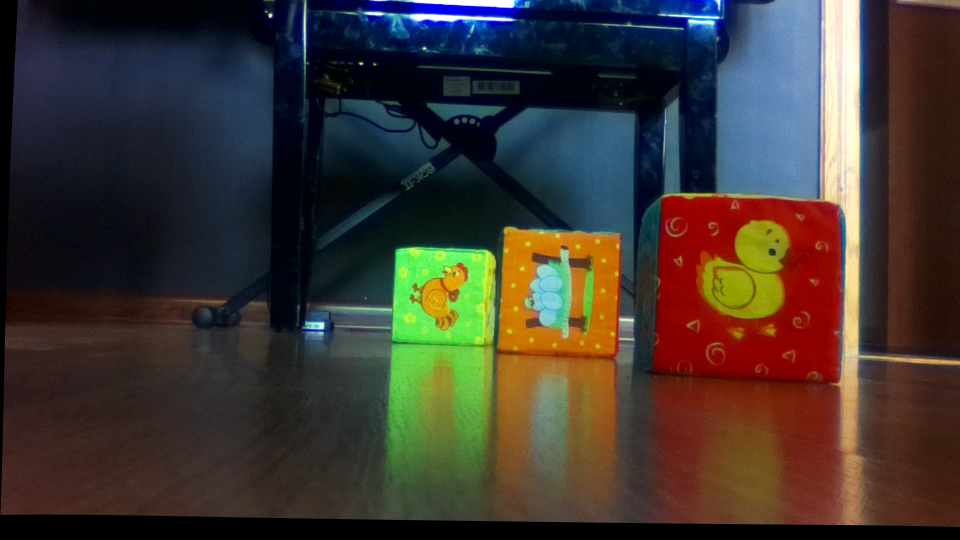
#> input picture _archive/notebooks/static_data/cubic/rectified_left.png, 1920 x 1080 px (shown at 1/2 size)
$ jupyter execute 'Test cubic.ipynb'   (shell and % lines are left out)
#> lines starting #> are read from the running program, lines starting #| are printed output that depends on the picture
[cell 1]
import cv2
import matplotlib.pyplot as plt

# Read left and right images from tsukuba folder
left_img = cv2.imread('cubic/rectified_left.png')
#> left_img is the input picture: shape (1080, 1920, 3); mean B, G, R 49, 55.3, 62.5
right_img = cv2.imread('cubic/rectified_right.png')
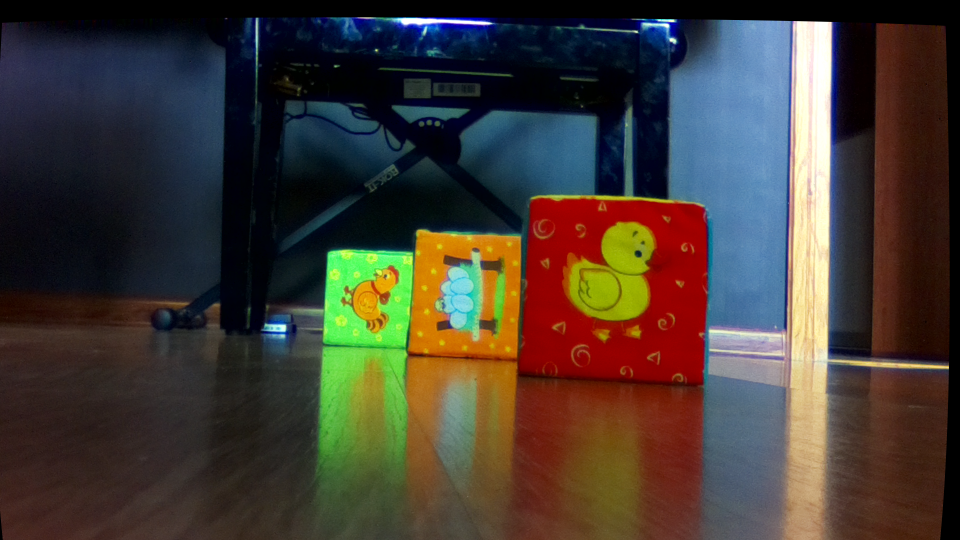
#> input picture _archive/notebooks/static_data/cubic/rectified_right.png, 1920 x 1080 px (shown at 1/2 size)
#> right_img is the input picture: shape (1080, 1920, 3); mean B, G, R 52, 59.2, 67.2

# Convert to grayscale
left_img = cv2.cvtColor(left_img, cv2.COLOR_RGB2GRAY)
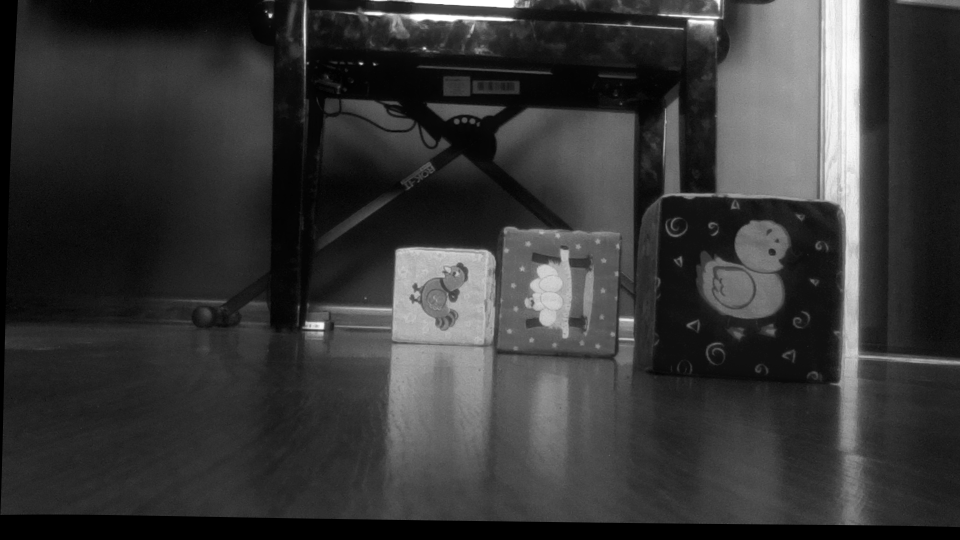
#> left_img: shape (1080, 1920) (shown at 1/2 size); min 0, max 255, mean 54.2
right_img = cv2.cvtColor(right_img, cv2.COLOR_RGB2GRAY)
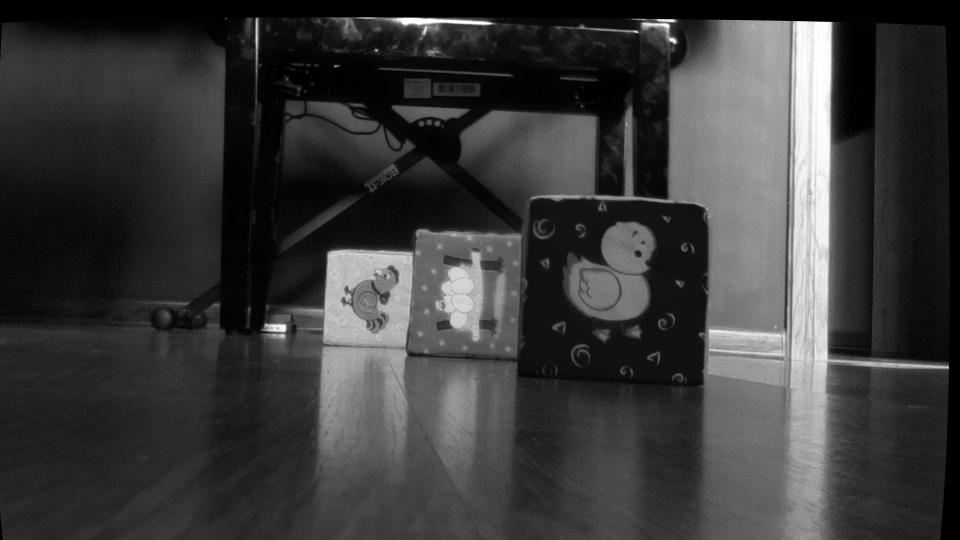
#> right_img: shape (1080, 1920) (shown at 1/2 size); min 0, max 255, mean 57.9

# Calculate disparity map
stereo = cv2.StereoBM.create(numDisparities=16, blockSize=15)
disparity = stereo.compute(left_img, right_img)

# Display disparity map
plt.figure(figsize=(10, 10))
plt.imshow(disparity, cmap='gray')
plt.title('Disparity Map')
plt.axis('off')
plt.show()

plt.show()

# SBM

[cell 2]
WIDTH = 1920
HEIGHT = 1080

DOWNSAMPLE = 1

BLOCK_SIZE = 35
MIN_DISPARITY = 0
NUM_DISPARITIES = 16*20
TEXTURE_THRESHOLD = 1
UNIQUENESS_RATIO = 2
SPECKLE_RANGE = 1
SPECKLE_WINDOW = 3

[cell 3]
class StereoBMMatcher:
    def __init__(self):
        self.width = WIDTH
        self.height = HEIGHT

        downsample = DOWNSAMPLE

        self.resize = (int(self.width / downsample), int(self.height / downsample))

        # Apply configuration settings
        self.sbm = cv2.StereoBM_create(
            numDisparities=NUM_DISPARITIES,
            blockSize=BLOCK_SIZE
        )
        self.sbm.setPreFilterType(1)
        self.sbm.setMinDisparity(MIN_DISPARITY)
        self.sbm.setNumDisparities(NUM_DISPARITIES)
        self.sbm.setTextureThreshold(TEXTURE_THRESHOLD)
        self.sbm.setUniquenessRatio(UNIQUENESS_RATIO)
        self.sbm.setSpeckleRange(SPECKLE_RANGE)
        self.sbm.setSpeckleWindowSize(SPECKLE_WINDOW)

    def process_pair(self, rectified_pair):
        left = cv2.resize(rectified_pair[0], self.resize)
        right = cv2.resize(rectified_pair[1], self.resize)

        disparity = self.sbm.compute(left, right)

        disparity = cv2.dilate(disparity, None, iterations=1)

        disparity = cv2.resize(disparity, (self.width, self.height))

        return disparity

[cell 4]
# Try equalize and filter
left_img_hist = cv2.equalizeHist(left_img)
right_img_hist = cv2.equalizeHist(right_img)
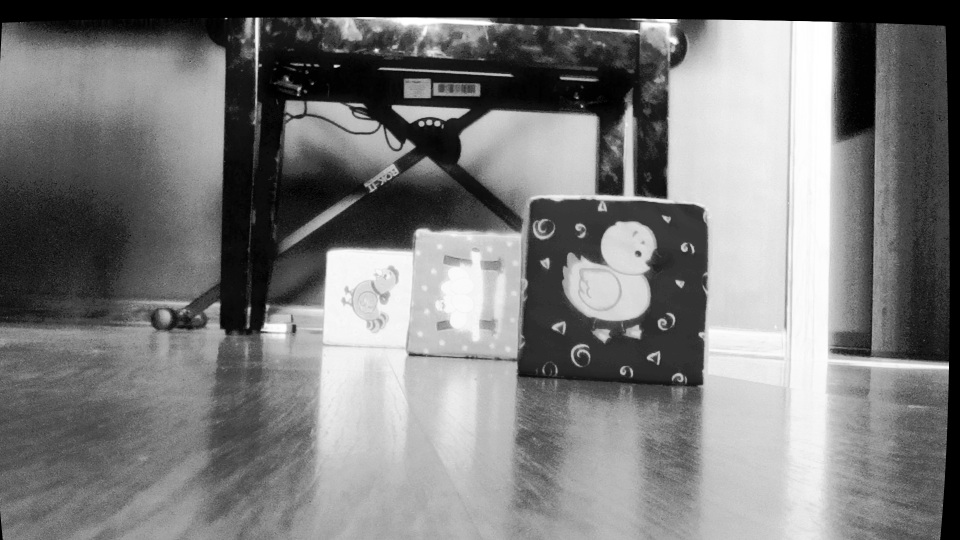
#> right_img_hist: shape (1080, 1920) (shown at 1/2 size); min 0, max 255, mean 122.4

left_img_blur = cv2.GaussianBlur(left_img_hist, (5, 5), 0)
right_img_blur = cv2.GaussianBlur(right_img_hist, (5, 5), 0)

# Display images
plt.figure(figsize=(20, 10))
plt.subplot(1, 2, 1)
plt.imshow(left_img_blur, cmap='gray')
plt.title('Left Image Hist')
plt.axis('off')

plt.subplot(1, 2, 2)
plt.imshow(right_img_blur, cmap='gray')
plt.title('Right Image Hist')
plt.axis('off')

[cell 5]

matcher = StereoBMMatcher()
rectified_pair = (left_img_blur, right_img_blur)
disparity = matcher.process_pair(rectified_pair)

plt.figure(figsize=(20, 10))
plt.subplot(1, 2, 1)
plt.imshow(left_img_blur, cmap='gray')
plt.title('Left Image')
plt.axis('off')

plt.subplot(1, 2, 2)
plt.imshow(disparity, cmap='gray')
plt.title('Disparity Map')
plt.axis('off')

[cell 6]
BLOCK_SIZE = 13  # Smaller block size to capture cube details better
NUM_DISPARITIES = 16*16  # Increased to better capture depth range
TEXTURE_THRESHOLD = 3  # Lower to be more sensitive to subtle patterns
UNIQUENESS_RATIO = 8  # Lower to allow more matches
SPECKLE_WINDOW = 2  # Reduced to preserve cube edges
SPECKLE_RANGE = 5  # Smaller range for more controlled speckle filtering

matcher = StereoBMMatcher()
rectified_pair = (left_img_blur, right_img_blur)
disparity = matcher.process_pair(rectified_pair)
#> in process_pair (call 2), `disparity = self.sbm.compute(left, right)`:
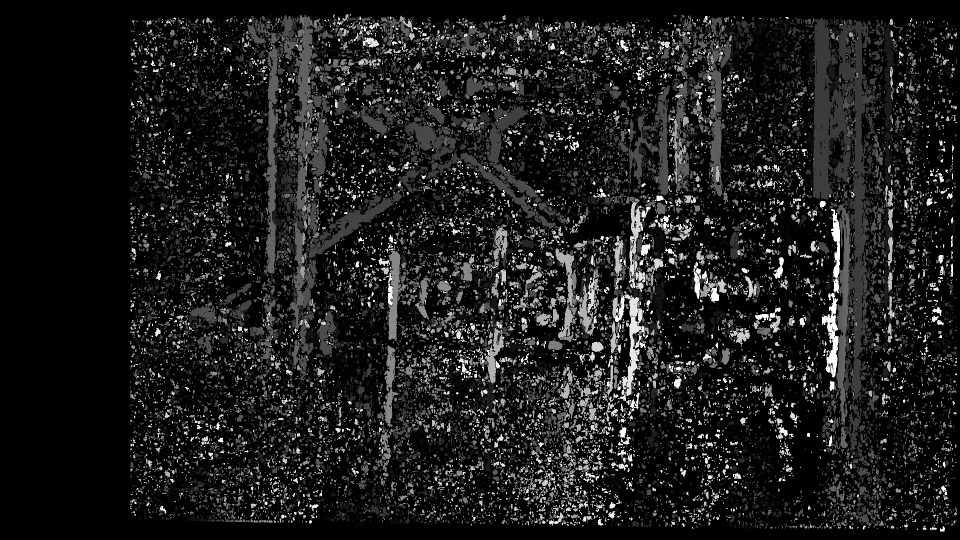
#> disparity: shape (1080, 1920) int16 (shown at 1/2 size); min -16, max 4080, mean 440.7; drawn with min black and max white
#> in process_pair (call 2), `disparity = cv2.dilate(disparity, None, iterations=1)`:
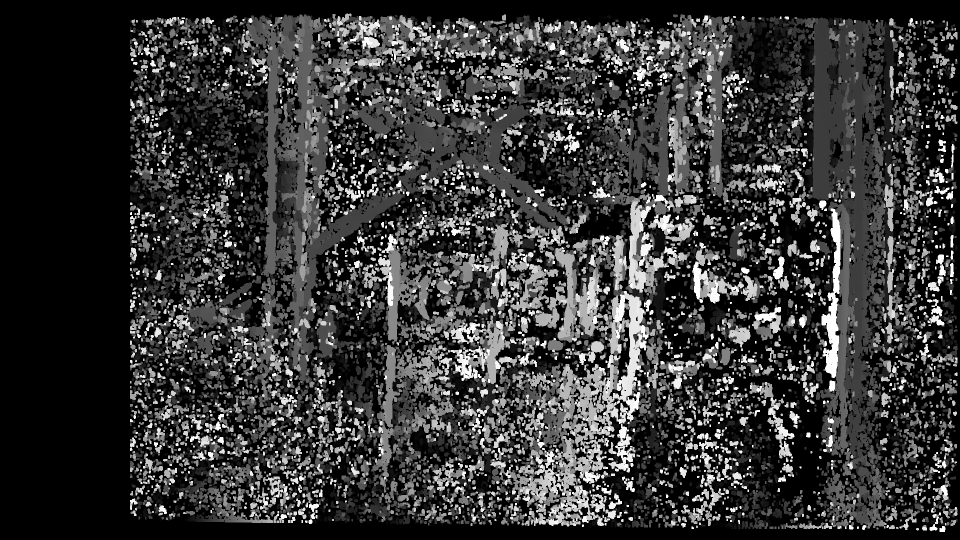
#> disparity: shape (1080, 1920) int16 (shown at 1/2 size); min -16, max 4080, mean 877.8; drawn with min black and max white

plt.figure(figsize=(20, 10))
plt.subplot(1, 2, 1)
plt.imshow(left_img_blur, cmap='gray')
plt.title('Left Image')
plt.axis('off')

plt.subplot(1, 2, 2)
plt.imshow(disparity, cmap='gray')
plt.title('Disparity Map')
plt.axis('off')

# SGBM

[cell 7]
BLOCK_SIZE = 9
MIN_DISPARITY = 0
NUM_DISPARITIES = 16*10
P1_FACTOR = 8
P2_FACTOR = 32
DISP_12_MAX_DIFF = 1
PRE_FILTER_CAP = 0
UNIQUENESS_RATIO = 8
SPECKLE_RANGE = 2
SPECKLE_WINDOW = 10
DOWNSAMPLE = 2

[cell 8]
class StereoSGBMMatcher:
    def __init__(self):
        self.width = WIDTH
        self.height = HEIGHT

        downsample = DOWNSAMPLE

        self.resize = (int(self.width / downsample), int(self.height / downsample))

        blockSize = BLOCK_SIZE

        # Apply configuration settings
        self.sbm = cv2.StereoSGBM_create(
            MIN_DISPARITY,
            NUM_DISPARITIES,
            blockSize,
            P1_FACTOR * 3 * blockSize * blockSize,
            P2_FACTOR * 3 * blockSize * blockSize,
            DISP_12_MAX_DIFF,
            PRE_FILTER_CAP,
            UNIQUENESS_RATIO,
            SPECKLE_WINDOW,
            SPECKLE_RANGE,
        )

    def process_pair(self, rectified_pair):
        left = cv2.resize(rectified_pair[0], self.resize)
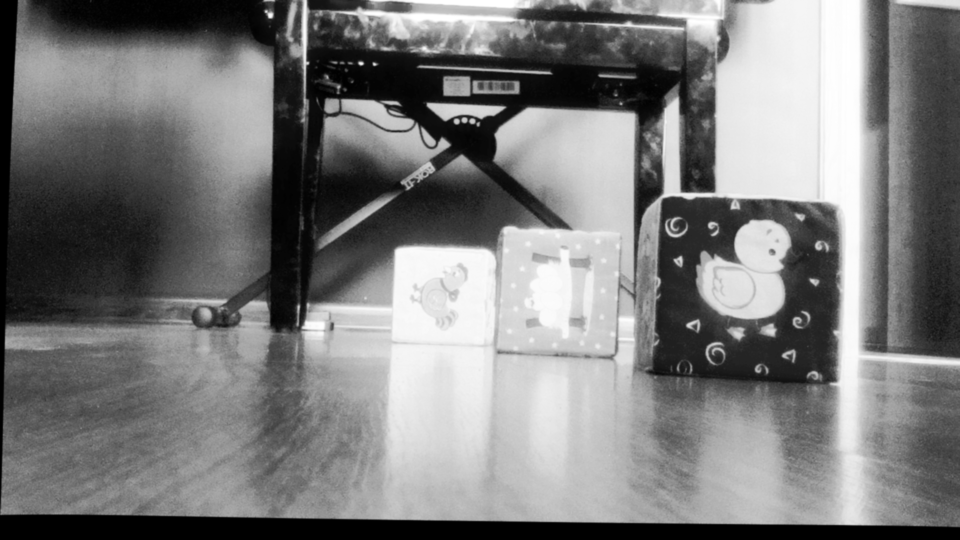
#> left: shape (540, 960); min 0, max 255, mean 123.4
        right = cv2.resize(rectified_pair[1], self.resize)
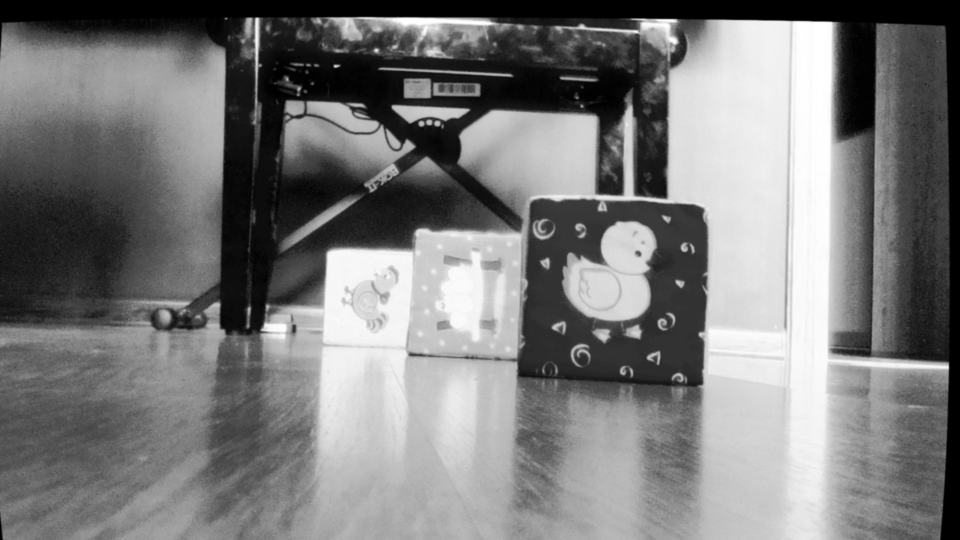
#> right: shape (540, 960); min 0, max 255, mean 122.5

        disparity = self.sbm.compute(left, right)
#> disparity: shape (540, 960) int16

        disparity = cv2.erode(disparity, None, iterations=1)
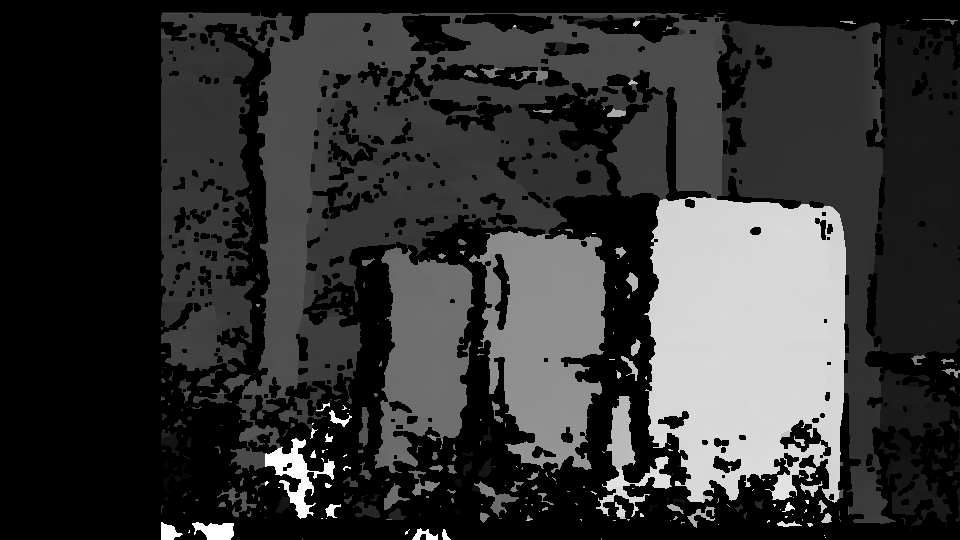
#> disparity: shape (540, 960) int16; min -16, max 2544, mean 514.1; drawn with min black and max white
        disparity = cv2.dilate(disparity, None, iterations=1)

        disparity = cv2.resize(disparity, (self.width, self.height))
#> disparity: shape (1080, 1920) int16

        return disparity

[cell 9]

matcher = StereoSGBMMatcher()
rectified_pair = (left_img_blur, right_img_blur)
disparity = matcher.process_pair(rectified_pair)

plt.figure(figsize=(20, 10))
plt.subplot(121)
plt.imshow(left_img_blur, cmap='gray')
plt.title('Left Image')
plt.axis('off')
plt.subplot(122)
plt.imshow(disparity, cmap='gray')
plt.title('Disparity Map')
plt.axis('off')
